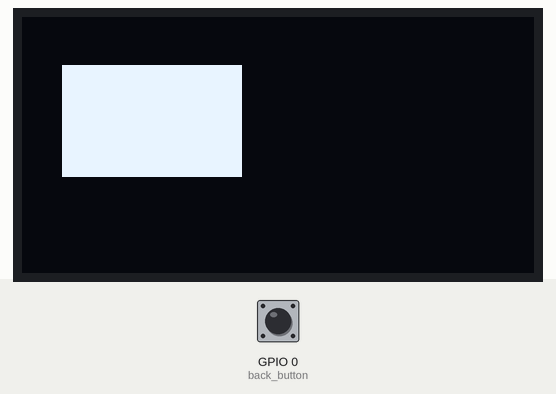
The program below on a simulated ESP8266 board running MicroPython. On the bench: 128×64 one-colour display. The inputs (shaded band) are chosen by the test bench; at power-on: GPIO 0 (back_button) HIGH. Random numbers come from a fixed seed.

Above: at 3.4 s.
At 14.4 s:
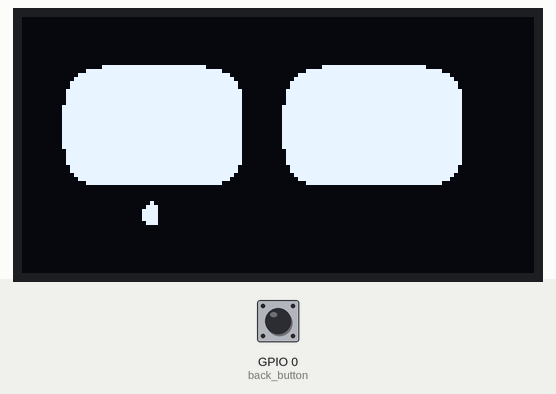
At 17.6 s:
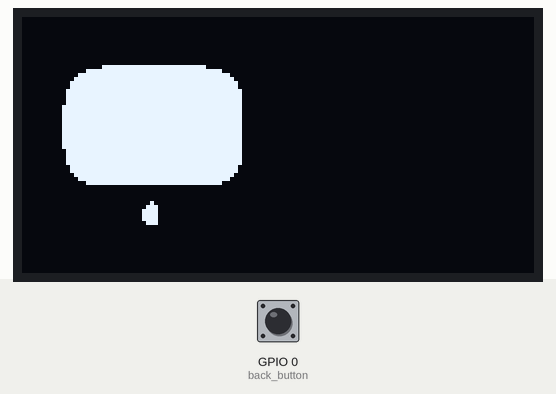
At 19.8 s:
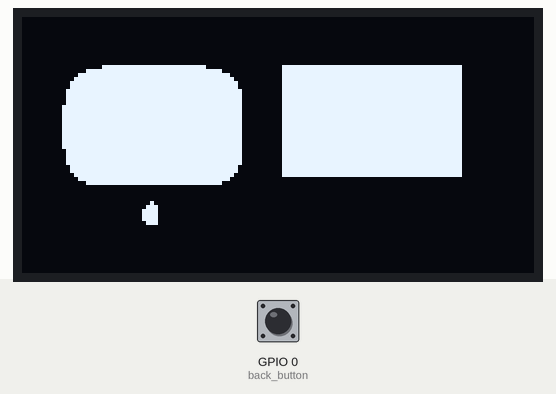
At 27.6 s:
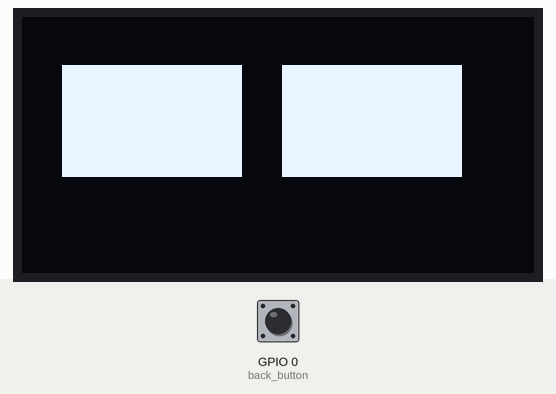
At 36.6 s:
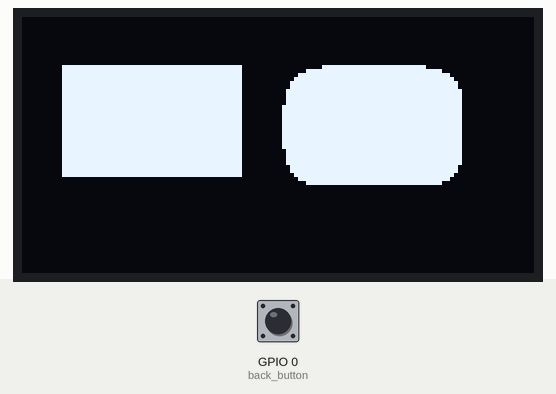

Measured:
- what the display in image 0 shows lasts 1.4 s, from 3.3 s to 4.7 s
- what the display in image 1 shows lasts 3.1 s, from 14.4 s to 17.5 s
- what the display in image 2 shows lasts 1.3 s, from 17.5 s to 18.8 s
- what the display in image 4 shows lasts 3.6 s, from 27.5 s to 31.1 s

The program:

Eye.py
```python
import machine
import ssd1306
import time
import urandom

# OLED display setup
i2c = machine.I2C(scl=machine.Pin(5), sda=machine.Pin(4))  # D1 -> SCL, D2 -> SDA
oled = ssd1306.SSD1306_I2C(128, 64, i2c)

# Back button setup
back_button = machine.Pin(0, machine.Pin.IN, machine.Pin.PULL_UP)

# Eye positions and dimensions (Larger eyes to fill the screen)
left_eye_top_left = (10, 12)  # Top-left corner of left eye
right_eye_top_left = (65, 12)  # Top-left corner of right eye
eye_width = 45
eye_height = 30
corner_radius = 10

# Helper functions to draw and fade eyes
def draw_rounded_rect(x, y, width, height, radius):
    """Draw a rounded rectangle (used for eyes)"""
    for i in range(x + radius, x + width - radius):
        for j in range(y, y + height):
            oled.pixel(i, j, 1)
    for i in range(x, x + width):
        for j in range(y + radius, y + height - radius):
            oled.pixel(i, j, 1)
    for dx in range(-radius, radius):
        for dy in range(-radius, radius):
            if dx**2 + dy**2 <= radius**2:
                oled.pixel(x + radius + dx, y + radius + dy, 1)  # Top-left corner
                oled.pixel(x + width - radius + dx, y + radius + dy, 1)  # Top-right corner
                oled.pixel(x + radius + dx, y + height - radius + dy, 1)  # Bottom-left corner
                oled.pixel(x + width - radius + dx, y + height - radius + dy, 1)  # Bottom-right corner

def draw_eye(x, y, width, height, radius, state="normal"):
    """Draw the eye with a given state: 'normal', 'blink', or 'tears'."""
    if state == "blink":
        # Smooth blink: Shrink the eyes pixel by pixel
        for i in range(height, 0, -2):  # Shrinking the height
            oled.fill_rect(x, y, width, i, 0)  # Remove the eye part
            oled.show()
            time.sleep(0.05)  # Faster shrinking
        time.sleep(0.1)  # Keep eyes closed for a short time
        for i in range(0, height, 2):  # Expanding the height to open eyes
            oled.fill_rect(x, y, width, i, 1)  # Restore the eye part
            oled.show()
            time.sleep(0.05)  # Faster expansion
    elif state == "tears":
        # Draw normal eye with a tear below
        draw_rounded_rect(x, y, width, height, radius)
        draw_rounded_rect(x + width // 2 - 2, y + height + 4, 4, 6, 2)  # Tear drop
    else:
        # Normal eye
        draw_rounded_rect(x, y, width, height, radius)

def fade_in():
    """Gradually increase the contrast to simulate a fade-in effect."""
    for i in range(0, 256, 5):
        oled.contrast(i)
        time.sleep(0.02)

def fade_out():
    """Gradually decrease the contrast to simulate a fade-out effect."""
    for i in range(255, -1, -5):
        oled.contrast(i)
        time.sleep(0.02)

def clear_screen():
    oled.fill(0)

def urandom_choice(sequence):
    """Randomly choose an item from a sequence."""
    index = urandom.getrandbits(8) % len(sequence)
    return sequence[index]

# Main loop
try:
    while True:
        if not back_button.value():  # Check if back button is pressed
            break

        # Clear the display
        clear_screen()

        # Perform fade-in effect
        fade_in()

        # Get random states for both eyes
        left_eye_state = urandom_choice(["normal", "blink", "tears"])
        right_eye_state = urandom_choice(["normal", "blink", "tears"])

        # Draw both eyes with their respective states
        draw_eye(*left_eye_top_left, eye_width, eye_height, corner_radius, state=left_eye_state)
        draw_eye(*right_eye_top_left, eye_width, eye_height, corner_radius, state=right_eye_state)

        # Update the display
        oled.show()

        # Wait for a random time between 0.5 to 1.5 seconds
        time.sleep(urandom.getrandbits(8) / 255.0 + 0.5)

        # Perform fade-out effect
        fade_out()

except KeyboardInterrupt:
    pass

# Clear the display on exit
clear_screen()
oled.show()
```
